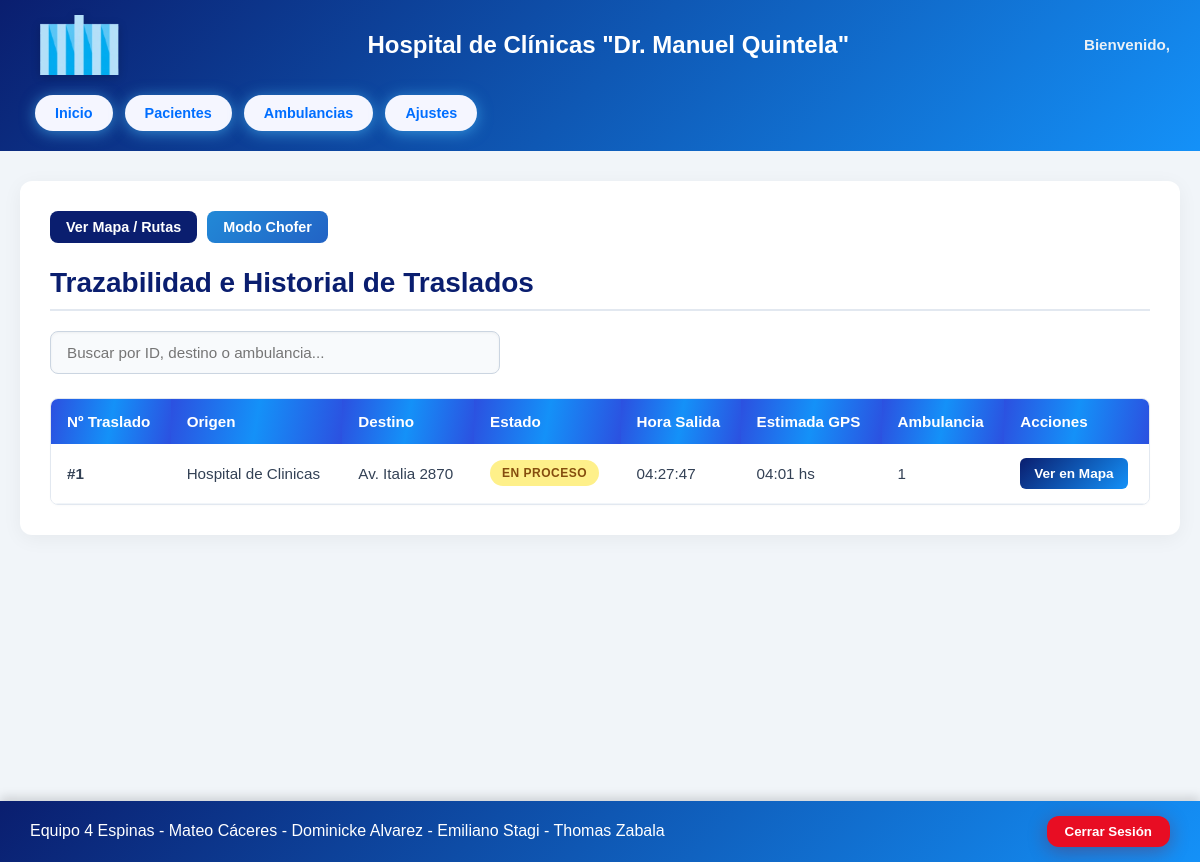
Before: /pages/trazabilidad.php (signed in) with the older database file.
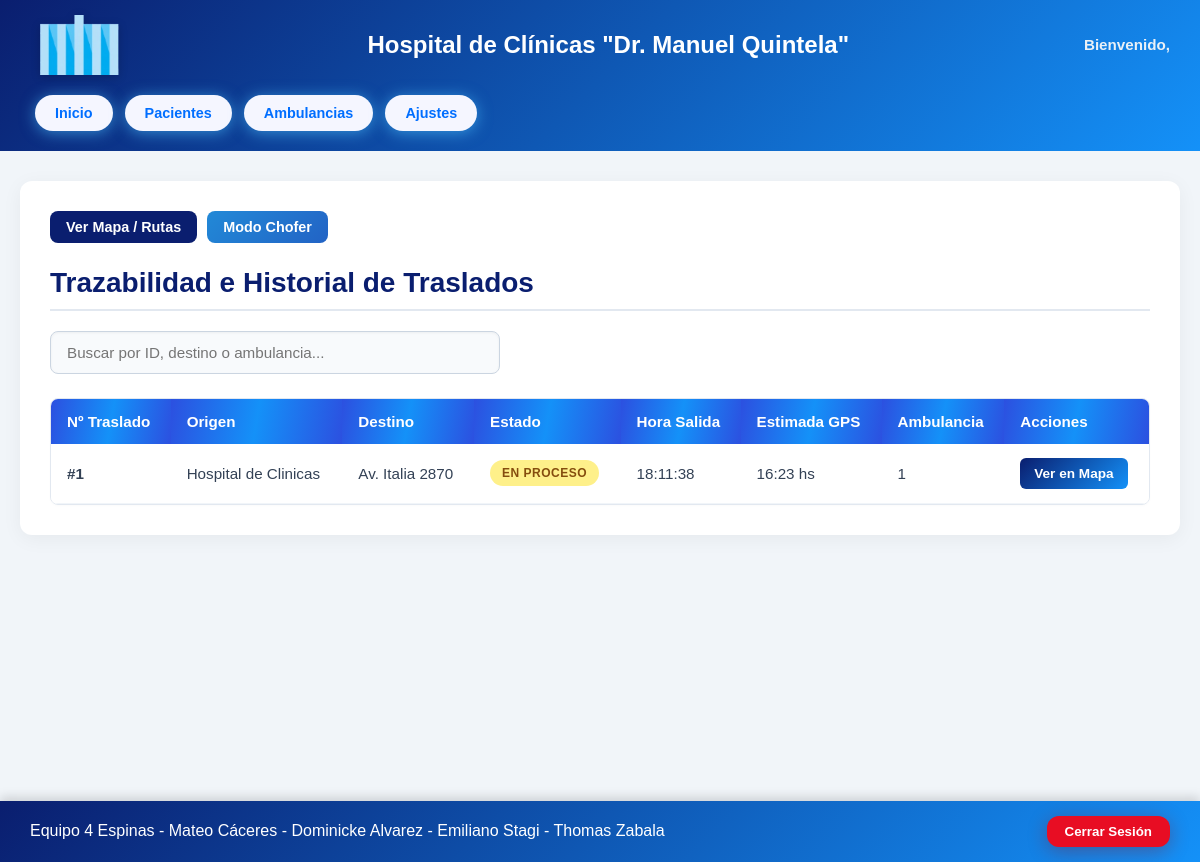
After: the same page with the newer database file.
### tables this page shows
CREATE TABLE `traslado` (
  `id_traslado` int(11) NOT NULL,
  `origen` varchar(50) DEFAULT NULL,
  `hora_de_salida` time DEFAULT NULL,
  `hora_de_llegada` time DEFAULT NULL,
  `hora_estimada_gps` varchar(20) DEFAULT NULL,
  `cedula_funcionario` varchar(100) DEFAULT NULL,
  `acompanante` varchar(100) DEFAULT NULL,
  `matricula_ambulancia` varchar(20) NOT NULL,
  `destino` varchar(50) DEFAULT NULL,
  `lat_chofer` decimal(10,8) DEFAULT NULL,
  `lng_chofer` decimal(11,8) DEFAULT NULL,
  `transporte` varchar(20) DEFAULT 'drive',
  `estado` enum('pendiente','en_proceso','finalizado') DEFAULT 'pendiente'
);

### pages/trazabilidad.php (the view, shortened to what this page needs)
<?php
require_once __DIR__ . '/../php/conexion.php';
$sql_trazabilidad = "SELECT t.*, a.kilometraje, a.matricula
                      FROM traslado t
                      LEFT JOIN ambulancia a ON t.matricula_ambulancia = a.numero_de_serie
                      ORDER BY t.id_traslado DESC";
$res_trazabilidad = $con->query($sql_trazabilidad);
?>
<!DOCTYPE html>
<html lang="es">
<head>
    <link rel="stylesheet" href="../css/elementosC.css">
    <link rel="stylesheet" href="../css/trazabilidad.css">
</head>
<body class="bodyguia">
    <header class="Headerguia">
        <img src="../fotos-videos/logor.png" alt="Logo del hospital" class="logo">
        <h1>Hospital de Clínicas "Dr. Manuel Quintela"</h1>
        <p>Bienvenido, <?php echo htmlspecialchars($_SESSION['usuario_nombre']); ?></p>
        <nav class="navguia">
            <a href="../pages/guia.php">Inicio</a>
            <a href="../pages/tratamientos.php">Pacientes</a>
            <a href="../pages/traslados.php">Ambulancias</a>
            <a href="../pages/ajustes.php">Ajustes</a>
        </nav>
    </header>
    <main class="mainguia">
        <section class="sectionguia contenedor-trazabilidad-main">
            <div class="header-acciones-trazabilidad">
                <div class="grupo-botones-nav">
                    <button class="btnguia6 btn-ver-mapa">
                        <a href="../pages/ver-ruta.php">Ver Mapa / Rutas</a>
                    </button>
                    <button class="btnguia4 btn-chofer-nav">
                        <a href="../pages/chofer-gps.php">Modo Chofer</a>
                    </button>
                </div>
            </div>
            <h2 class="titulo-seccion">Trazabilidad e Historial de Traslados</h2>
            <div class="panel-filtro-trazabilidad">
                <input type="text" id="inputBuscarTrazabilidad" placeholder="Buscar por ID, destino o ambulancia..." class="input-buscar">
            </div>
            <div class="overflow-tabla">
                <table class="tabla-trazabilidad" id="tablaTrazabilidad">
                    <thead>
                        <tr>
                            <th>Nº Traslado</th>
                            <th>Origen</th>
                            <th>Destino</th>
                            <th>Estado</th>
                            <th>Hora Salida</th>
                            <th>Estimada GPS</th>
                            <th>Ambulancia</th>
                            <th>Acciones</th>
                        </tr>
                    </thead>
                    <tbody>
                        <?php if ($res_trazabilidad && $res_trazabilidad->num_rows > 0): ?>
                            <?php while ($row = $res_trazabilidad->fetch_assoc()): ?>
                                <tr>
                                    <td><strong>#<?php echo $row['id_traslado']; ?></strong></td>
                                    <td><?php echo htmlspecialchars($row['origen'] ?? 'Hospital de Clínicas'); ?></td>
                                    <td><?php echo htmlspecialchars($row['destino'] ?? 'N/A'); ?></td>
                                    <td>
                                        <span class="badge-estado badge-<?php echo htmlspecialchars($row['estado'] ?? 'pendiente'); ?>">
                                            <?php echo strtoupper(str_replace('_', ' ', $row['estado'] ?? 'PENDIENTE')); ?>
                                        </span>
                                    </td>
                                    <td><?php echo htmlspecialchars($row['hora_de_salida'] ?? 'N/A'); ?></td>
                                    <td><?php echo htmlspecialchars($row['hora_estimada_gps'] ?? 'N/A'); ?></td>
                                    <td><?php echo htmlspecialchars($row['matricula_ambulancia'] ?? 'N/A'); ?></td>
                                    <td>
                                        <button class="btn-ver-ruta-tabla">
                                            <a href="../pages/ver-ruta.php?id=<?php echo $row['id_traslado']; ?>">Ver en Mapa</a>
                                        </button>
                                    </td>
                                </tr>
                            <?php endwhile; ?>
                        <?php else: ?>
                            <tr>
                                <td colspan="8" class="td-vacio">No hay traslados registrados en el sistema.</td>
                            </tr>
                        <?php endif; ?>
                    </tbody>
                </table>
            </div>
        </section>
    </main>
    <footer class="footerguia">
        <p>Equipo 4 Espinas - Mateo Cáceres - Dominicke Alvarez - Emiliano Stagi - Thomas Zabala</p>
        <button class="logout"><a href="../php/logout.php">Cerrar Sesión</a></button>
    </footer>
</body>
</html>

Changed rows visible on the page:
changed traslado "Hospital de Clinicas": hora_de_salida "04:27:47" → "18:11:38"; hora_estimada_gps "04:01 hs" → "16:23 hs"
